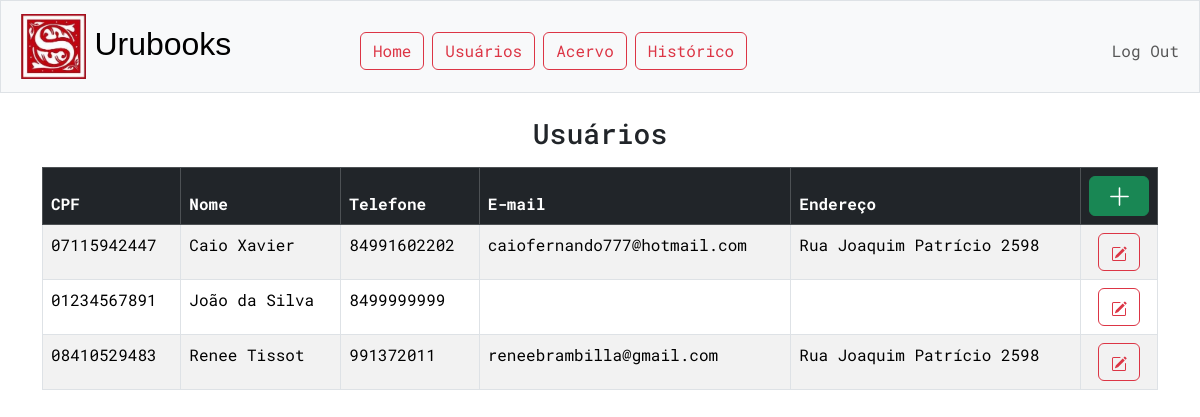
Before: /usuarios (signed in) with the older database file.
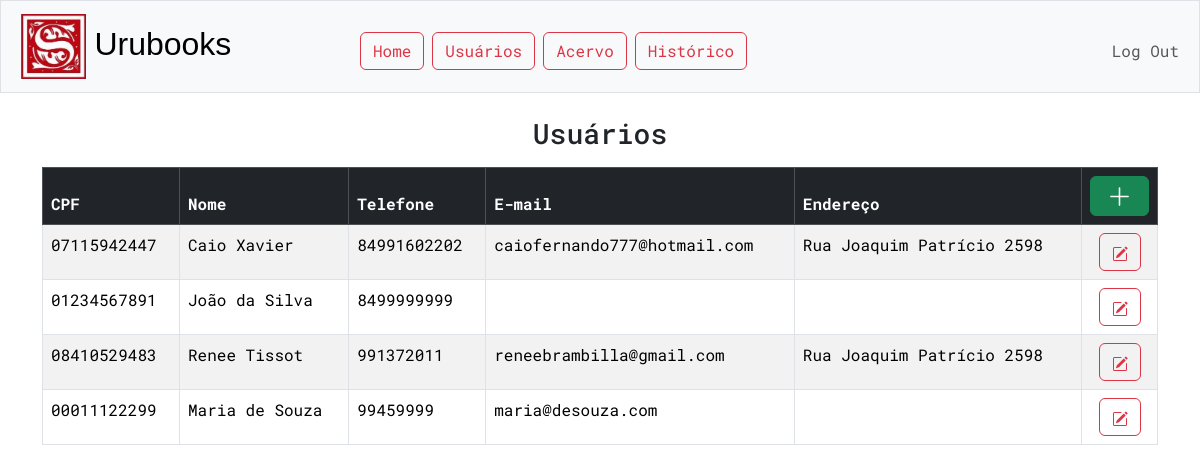
After: the same page with the newer database file.
### tables this page shows
CREATE TABLE contatos (
cpf TEXT PRIMARY KEY NOT NULL,
nome TEXT NOT NULL,
telefone TEXT,
email TEXT,
endereço TEXT
);

### app.py (the view)
@app.route("/usuarios")
@login_required
def usuarios():
    CONTATOS_POR_PAGINA = 20
    pagina = request.args.get("pagina", 0)
    offset = CONTATOS_POR_PAGINA * pagina
    contatos = db.execute("SELECT * FROM contatos LIMIT ?, ?", offset, CONTATOS_POR_PAGINA)
    page_data = {
    "atual":int(pagina),
    "max":int(len(contatos)/CONTATOS_POR_PAGINA),
    }
    return render_template("usuarios/index.html", contatos=contatos, page_data=page_data)

### app.py (called while the page is built)
@app.after_request
def after_request(response):
    response.headers["Cache-Control"] = "no-cache, no-store, must-revalidate"
    response.headers["Expires"] = 0
    response.headers["Pragma"] = "no-cache"
    return response

### helpers.py (called while the page is built)
def login_required(f):
    @wraps(f)
    def decorated_function(*args, **kwargs):
        if session.get("user_id") is None:
            return redirect("/login")
        return f(*args, **kwargs)
    return decorated_function

### templates/usuarios/index.html (shortened to what this page needs)
{% extends "layout.html" %}
{% block main %}
    <h3 class='mb-3'>Usuários</h3>
    <table class='table table-bordered table-striped' style='text-align:start'>
        <thead class="table-dark">
            <th>CPF</th>
            <th>Nome</th>
            <th>Telefone</th>
            <th>E-mail</th>
            <th>Endereço</th>
                <th style="text-align: center;">
                    <a type='button' class="btn btn-success" href="usuarios/cadastro" style="width: 100%; height: 100%">
                        <svg xmlns="http://www.w3.org/2000/svg" width="25" height="25" fill="currentColor" class="bi bi-plus-lg" viewBox="0 0 16 16">
                            <path fill-rule="evenodd" d="M8 2a.5.5 0 0 1 .5.5v5h5a.5.5 0 0 1 0 1h-5v5a.5.5 0 0 1-1 0v-5h-5a.5.5 0 0 1 0-1h5v-5A.5.5 0 0 1 8 2"/>
                        </svg>
                    </a>
                </th>
        </thead>
        <tbody>
        {% if contatos %}
            {% for contato in contatos %}
            <tr>
                <td>{{ contato.cpf }}</td>
                <td>{{ contato.nome }}</td>
                <td>{{ contato.telefone }}</td>
                <td>{{ contato.email }}</td>
                <td>{{ contato.endereço }}</td>
                <td class="options-cell">
                        <form action="/usuarios/detalhes" method="get">
                            <button type='submit' class="btn btn-outline-danger mx-1">
                            </button>
                        </form>
                </td>
            </tr>
            {% endfor %}
        {% endif %}
        </tbody>
    </table>
{% endblock %}

### templates/layout.html (shortened to what this page needs)
<!DOCTYPE html>
<html lang="en">
    <head>
        <link href="https://cdn.jsdelivr.net/npm/bootstrap@5.3.3/dist/css/bootstrap.min.css" rel="stylesheet">
        <link href="/static/styles.css" rel="stylesheet">
    </head>
    <body>
        <nav class="bg-light border navbar navbar-expand-md navbar-light">
            <div class="container-fluid">
                <a class="navbar-brand" href="/"><span><img src="/static/logomarca.jpg" alt="Logo" style="width: 20%; height: auto;" class="mx-2"/></span>Urubooks</a>
                <div class="collapse navbar-collapse" id="navbar">
                    {% if session["user_id"] %}
                        <ul class="navbar-nav me-auto mt-2">
                            <li class="nav-item"><a class="btn btn-outline-danger mx-1" href="/">Home</a></li>
                            <li class="nav-item"><a class="btn btn-outline-danger mx-1" href="/usuarios">Usuários</a></li>
                            <li class="nav-item"><a class="btn btn-outline-danger mx-1" href="/acervo">Acervo</a></li>
                            <li class="nav-item"><a class="btn btn-outline-danger mx-1" href="/historico">Histórico</a></li>
                        </ul>
                        <ul class="navbar-nav ms-auto mt-2">
                            <li class="nav-item"><a class="nav-link" href="/logout">Log Out</a></li>
                        </ul>
                    {% else %}
                        <ul class="navbar-nav ms-auto mt-2">
                            <li class="nav-item"><a class="nav-link" href="/register">Register</a></li>
                            <li class="nav-item"><a class="nav-link" href="/login">Log In</a></li>
                        </ul>
                    {% endif %}
                </div>
            </div>
        </nav>
        <main class="container py-4 text-center">
            {% block main %}{% endblock %}
        </main>
    </body>
</html>

### static/styles.css (style rules this page uses)
body { font-family: "Roboto Mono", monospace; }
nav .navbar-brand { font-family: 'Franklin Gothic Medium', 'Arial Narrow', Arial, sans-serif; font-size: xx-large; }
.options-cell { text-align: center; }

Changed rows visible on the page:
added contatos: cpf "00011122299", nome "Maria de Souza", telefone "99459999", email "maria@desouza.com"
